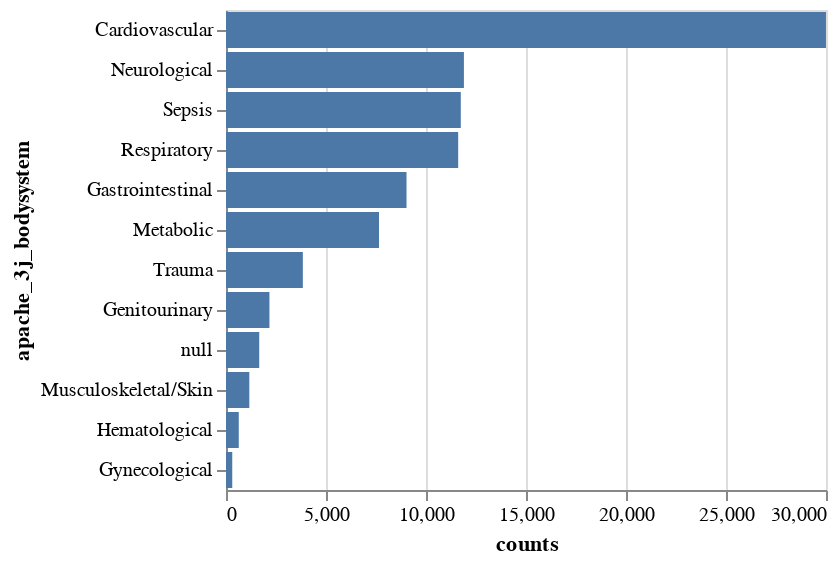

The notebook cell this image was saved under:
### Code cell
apache_3j_bodysystem_counts = null_col_vals.select(pl.col("apache_3j_bodysystem")).to_series().value_counts(sort=True).to_pandas()

alt.Chart(apache_3j_bodysystem_counts).mark_bar().encode(
    alt.Y('apache_3j_bodysystem:N', sort=alt.EncodingSortField(field="counts", order='descending')),
    alt.X('counts')
)

### Figure 1 — Vega-Lite specification as saved in the notebook (floating-point values rounded to 4 significant figures)
{"config": {"view": {"continuousWidth": 300, "continuousHeight": 300}}, "data": {"name": "data-a8933c36a99425becaded53fa4538dc5"}, "mark": {"type": "bar"}, "encoding": {"x": {"field": "counts", "type": "quantitative"}, "y": {"field": "apache_3j_bodysystem", "sort": {"field": "counts", "order": "descending"}, "type": "nominal"}}, "$schema": "https://vega.github.io/schema/vega-lite/v5.15.1.json", "datasets": {"data-a8933c36a99425becaded53fa4538dc5": [{"apache_3j_bodysystem": "Cardiovascular", "counts": 29999}, {"apache_3j_bodysystem": "Neurological", "counts": 11896}, {"apache_3j_bodysystem": "Sepsis", "counts": 11740}, {"apache_3j_bodysystem": "Respiratory", "counts": 11609}, {"apache_3j_bodysystem": "Gastrointestinal", "counts": 9026}, {"apache_3j_bodysystem": "Metabolic", "counts": 7650}, {"apache_3j_bodysystem": "Trauma", "counts": 3842}, {"apache_3j_bodysystem": "Genitourinary", "counts": 2172}, {"apache_3j_bodysystem": null, "counts": 1662}, {"apache_3j_bodysystem": "Musculoskeletal/Skin", "counts": 1166}, {"apache_3j_bodysystem": "Hematological", "counts": 638}, {"apache_3j_bodysystem": "Gynecological", "counts": 313}]}}
